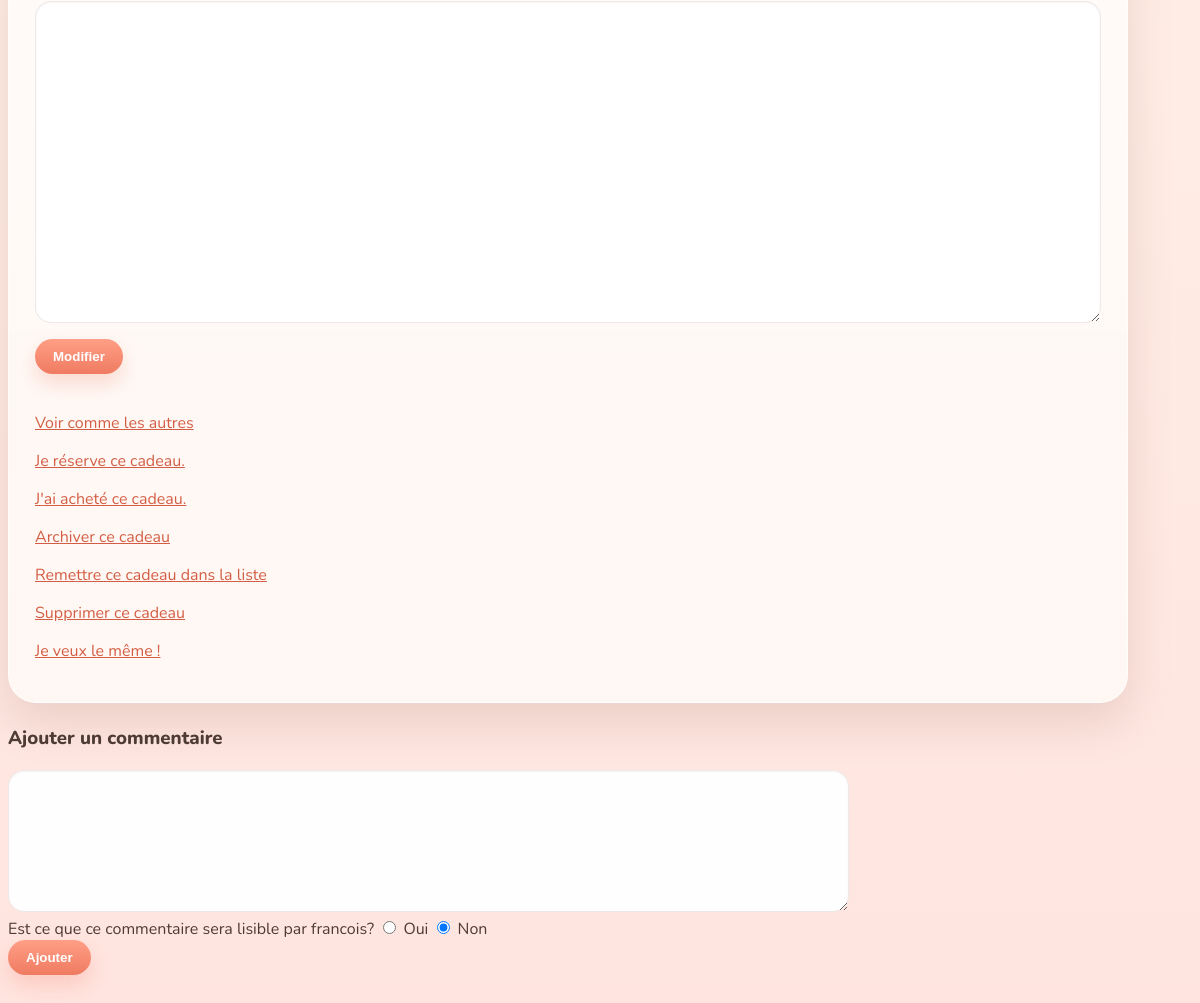
Page /kdo.php?id=5 (signed in, lower part) on the earlier database version.
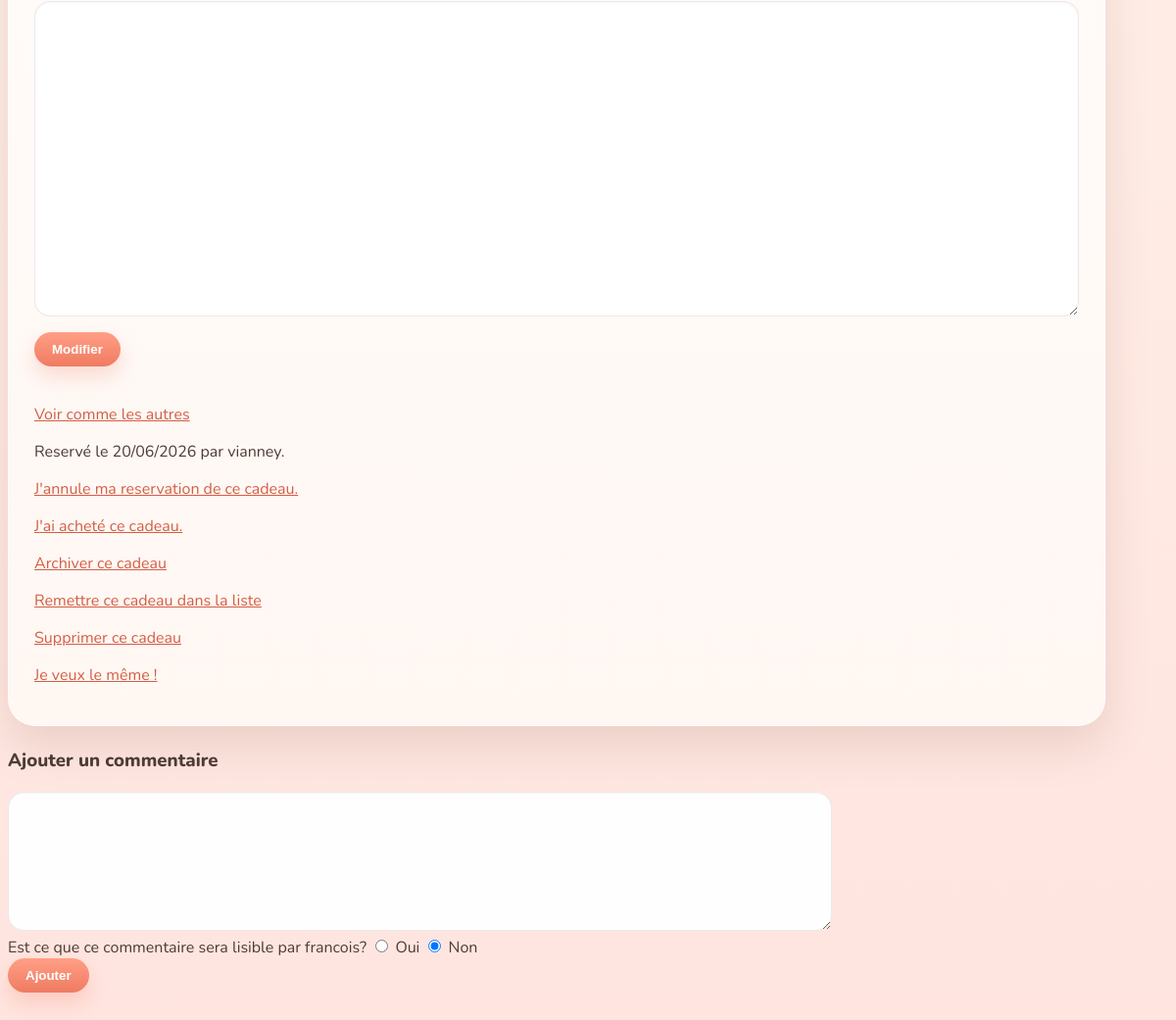
Same page on the later database version.
### tables this page shows
CREATE TABLE kdo (
  id INTEGER PRIMARY KEY AUTOINCREMENT,
  pour INTEGER NOT NULL DEFAULT 0,
  titre TEXT NOT NULL DEFAULT '',
  description TEXT,
  url TEXT DEFAULT NULL,
  image TEXT DEFAULT NULL,
  creeLe TEXT NOT NULL DEFAULT '',
  creePar INTEGER NOT NULL DEFAULT 0,
  reserveLe TEXT DEFAULT NULL,
  reservePar INTEGER DEFAULT NULL,
  acheteLe TEXT DEFAULT NULL,
  achetePar INTEGER DEFAULT NULL,
  partage INTEGER NOT NULL DEFAULT 0,
  supprime INTEGER NOT NULL DEFAULT 0,
  priorite INTEGER NOT NULL DEFAULT 3
);

CREATE TABLE membre (
  id INTEGER PRIMARY KEY AUTOINCREMENT,
  motPasse TEXT NOT NULL DEFAULT '',
  prenom TEXT DEFAULT NULL,
  anniversaire TEXT DEFAULT NULL,
  presentation TEXT,
  email TEXT DEFAULT NULL,
  photo TEXT DEFAULT NULL,
  aime TEXT NOT NULL DEFAULT '',
  aimepas TEXT NOT NULL DEFAULT ''
, admin INTEGER NOT NULL DEFAULT 0);

### src/i_sql.php (called while the page is built, shortened)
<?
require_once(__DIR__.'/i_config.php');
function sql_bootstrap_schema() {
	return <<<SQL
CREATE TABLE IF NOT EXISTS commentaire (
  id INTEGER PRIMARY KEY AUTOINCREMENT,
  idKdo INTEGER NOT NULL DEFAULT 0,
  commentaire TEXT NOT NULL,
  creeLe TEXT NOT NULL DEFAULT '',
  creePar INTEGER NOT NULL DEFAULT 0,
  visible INTEGER NOT NULL DEFAULT 0,
  supprime INTEGER NOT NULL DEFAULT 0
);
CREATE TABLE IF NOT EXISTS evenement (
  id INTEGER PRIMARY KEY AUTOINCREMENT,
  date TEXT NOT NULL DEFAULT '',
  titre TEXT NOT NULL DEFAULT '',
  description TEXT,
  groupe INTEGER NOT NULL DEFAULT 0,
  supprime INTEGER NOT NULL DEFAULT 0
);
CREATE TABLE IF NOT EXISTS groupe (
  id INTEGER NOT NULL,
  idMembre INTEGER NOT NULL DEFAULT 0,
  nom TEXT DEFAULT NULL,
  PRIMARY KEY (id, idMembre)
);
CREATE TABLE IF NOT EXISTS kdo (
  id INTEGER PRIMARY KEY AUTOINCREMENT,
  pour INTEGER NOT NULL DEFAULT 0,
  titre TEXT NOT NULL DEFAULT '',
  description TEXT,
  url TEXT DEFAULT NULL,
  image TEXT DEFAULT NULL,
  creeLe TEXT NOT NULL DEFAULT '',
  creePar INTEGER NOT NULL DEFAULT 0,
  reserveLe TEXT DEFAULT NULL,
  reservePar INTEGER DEFAULT NULL,
  acheteLe TEXT DEFAULT NULL,
  achetePar INTEGER DEFAULT NULL,
  partage INTEGER NOT NULL DEFAULT 0,
  supprime INTEGER NOT NULL DEFAULT 0,
  priorite INTEGER NOT NULL DEFAULT 3
);
CREATE TABLE IF NOT EXISTS membre (
  id INTEGER PRIMARY KEY AUTOINCREMENT,
  motPasse TEXT NOT NULL DEFAULT '',
  prenom TEXT DEFAULT NULL,
  anniversaire TEXT DEFAULT NULL,
  presentation TEXT,
  email TEXT DEFAULT NULL,
  photo TEXT DEFAULT NULL,
  aime TEXT NOT NULL DEFAULT '',
  aimepas TEXT NOT NULL DEFAULT ''
);
CREATE TABLE IF NOT EXISTS partage (
  idKdo INTEGER DEFAULT 0,
  partagePar INTEGER NOT NULL DEFAULT 0,
  combien TEXT DEFAULT NULL,
  supprime INTEGER DEFAULT 0
);
SQL;
}
function sql_get_connection() {
	static $pdo = null;
	if ($pdo !== null) {
		return $pdo;
	}
	global $dbpath;
	try {
		$pdo = new PDO('sqlite:'.$dbpath);
		$pdo->setAttribute(PDO::ATTR_ERRMODE, PDO::ERRMODE_EXCEPTION);
		$pdo->setAttribute(PDO::ATTR_DEFAULT_FETCH_MODE, PDO::FETCH_ASSOC);
		$pdo->exec('PRAGMA foreign_keys = ON');
		$pdo->exec(sql_bootstrap_schema());
	} catch (PDOException $e) {
		die("La connexion a échoué ! ".$e->getMessage());
	}
	return $pdo;
}
function sql_normalize_query($requete) {
	$patterns = array(
		'/SUBDATE\(NOW\(\), "([0-9]+) days"\)/i' => "datetime('now', '-$1 days')",
		'/SUBDATE\(NOW\(\), \'([0-9]+) days\'\)/i' => "datetime('now', '-$1 days')",
	);
	$requete = preg_replace(array_keys($patterns), array_values($patterns), $requete);
	$requete = str_replace("\\'", "''", $requete);
	$requete = str_replace('\\"', '""', $requete);
	return $requete;
}
function sql_select($requete, &$nblignes) {
	$pdo = sql_get_connection();
	$requete = sql_normalize_query($requete);
	try {
		$statement = $pdo->query($requete);
		$res = $statement->fetchAll();
		return $res;
	} catch (PDOException $e) {
		die("La requete sur la base a échoué : ".$requete." (".$e->getMessage().")");
	}
}
function prenom_simple($id) {
	$res = sql_select("select prenom from membre where id=$id", $nb);
	return $res[0]['prenom'];
}
function prenom($id) {
	$pr = prenom_simple($id);
		return $pr;
}
?>

### src/kdo.php (the view, shortened to what the changed rows need)
<?
require_once(__DIR__.'/i_divers.php');
require_once(__DIR__.'/i_commentaire.php');
$id = get_param_int('id');
$view = get_param_int('view') == 1;
$res = sql_select("select * from kdo where id = ".$id, $nbRep);
$pour = $res[0]["pour"];
$description = $res[0]["description"];
$creePar = $res[0]["creePar"];
$reservePar = $res[0]["reservePar"];
$achetePar = $res[0]["achetePar"];
$supprime = $res[0]["supprime"];
$reserveLe = array('', '', '');
if($res[0]["reserveLe"] != '') {
	$reserveLeParts = explode("-", $res[0]["reserveLe"]);
	if(count($reserveLeParts) == 3) {
		$reserveLe = $reserveLeParts;
	}
}
$acheteLe = array('', '', '');
$edit = $creePar == $_SESSION['idUtilisateur'] && !$view;
$for_me = $pour == $_SESSION['idUtilisateur'];
echo '<div class="box pink">';
if($edit)
{
	echo '<form class="stacked-form" name="KADO_FORM" method="post" action="r_modifie_kdo.php">';
}
echo '<br/>';
if($edit) {
	echo '<p><label for="gift-description">Détails</label><textarea id="gift-description" name="description" rows="20">'.h($description).'</textarea></p>';
} else {
	echo '<br/><br/>Détails:';
	echo '<div class="box violet">';
	echo "<p><b>".embellir($description)."</b></p>";
	echo '</div>';
}
if ($edit) {
	echo '<input type="submit" name="valider" value="Modifier" /></form>';
}
echo '<br/>';
if($creePar == $_SESSION['idUtilisateur']) {
	if($view) {
		echo '<p><a href="kdo.php?id='.$id.'">Editer ce cadeau</a></p>';
	} else {
		echo '<p><a href="kdo.php?id='.$id.'&view=1">Voir comme les autres</a></p>';
	}
}
if(!$for_me) {
	echo '<p>';
	if ($reservePar == "") {
		echo '<a href="r_reserve.php?idKdo='.$id.'&pour='.$pour.'">Je réserve ce cadeau.</a></p><p>';
	} else {
		echo "Reservé le ".$reserveLe[2]."/".$reserveLe[1]."/".$reserveLe[0];
		echo " par ".prenom($reservePar).".";
		if ($reservePar == $_SESSION['idUtilisateur']) {
			echo "</p><p><a href=\"r_annule_resa.php?idKdo=$id\">J'annule ma reservation de ce cadeau.</a>";
		}
	}
	echo '</p>';
	echo '<p>';
	if ($achetePar == "") {
		echo '<a href="r_achete.php?idKdo='.$id.'&pour='.$pour.'">J\'ai acheté ce cadeau.</a>';
	} else {
		echo "Acheté le ".$acheteLe[2]."/".$acheteLe[1]."/".$acheteLe[0];
		echo " par ".prenom($achetePar).".";
		if ($achetePar == $_SESSION['idUtilisateur']) {
			echo "</p><p><a href=\"r_annule_achat.php?idKdo=$id\">Finalement, c'est pas moi qui l'ai acheté et j'embête tout le monde</a>";
		}
	}
	echo "</p>";
}
if($supprime!="2") {
	echo '<p><a href="r_archive_kdo.php?id='.$id.'">Archiver ce cadeau</a></p>';
}
if($supprime!="1" && $creePar == $_SESSION['idUtilisateur']) {
	echo '<p><a href="r_restore_kdo.php?id='.$id.'">Remettre ce cadeau dans la liste</a></p>';
	echo '<p><a href="javascript:alertSup('.$id.');">Supprimer ce cadeau</a></p>';
}
if(!$for_me)
	echo '<p><a href="nouveau_kdo.php?pour='.$_SESSION['idUtilisateur'].'&id='.$id.'">Je veux le même !</a></p>';
else
	echo '<p><a href="nouveau_kdo.php?pour='.$_SESSION['idUtilisateur'].'&id='.$id.'">Dupliquer ce cadeau!</a></p>';
echo '</div>';
aff_commentaire($id, $pour, $pour != $_SESSION['idUtilisateur']);
?>

### src/i_commentaire.php (shortened to what the changed rows need)
<?
function aff_commentaire($id, $pour, $visible) {
	?>
	<form name="COMMENT_FORM" method="post" action="r_ajoute_commentaire.php">
	<h3>Ajouter un commentaire</h3>
	<div>
	<textarea name="commentaire" cols="100" rows="5"></textarea><br/>
	<? if($visible) { ?>
	Est ce que ce commentaire sera lisible par <? echo prenom($pour); ?>?
	<input name="visible" value="1" type="radio"> Oui
	<input name="visible" checked="checked" value="0" type="radio"> Non<br/>
	<? } else { ?>
	<input name="visible" value="1" type="hidden">
	<? } ?>
	<input name="valider" value="Ajouter" type="submit">
	</div>
	</form>
<?
}
?>

Differences in the rows shown:
changed kdo "francois": reserveLe (not shown) → "20"; reserveLe (not shown) → "06"; reserveLe (not shown) → "2026"; reservePar.prenom (not shown) → "vianney"; reservePar empty → 1 (drawn)
Other differences:
text no longer shown: "Je réserve ce cadeau."
text now shown: "Reservé le / / par . J'annule ma reservation de ce cadeau."
